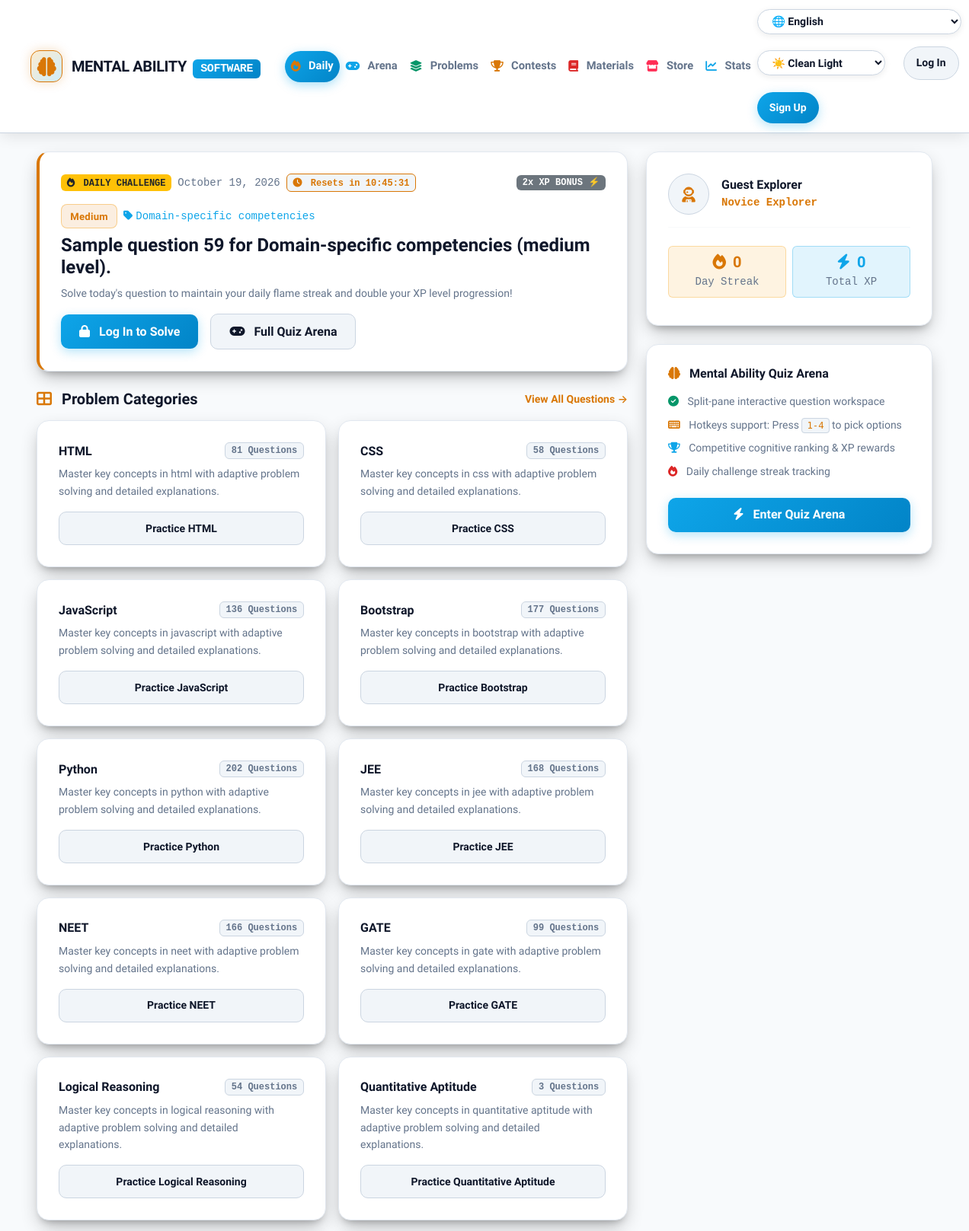
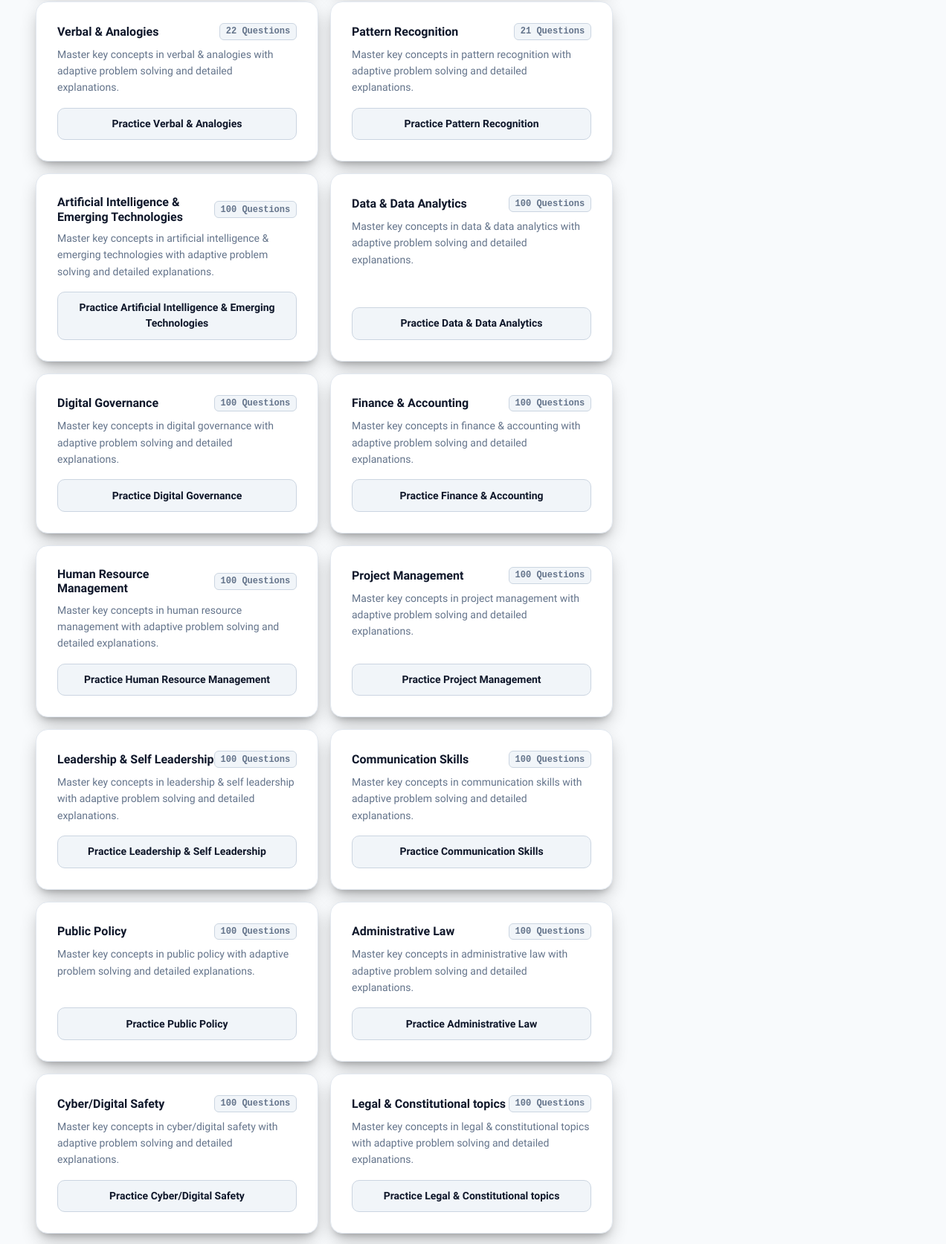
The page / (upper part) on the database its author committed (2 pictures, top to bottom).
### quiz/models.py (models this page shows, shortened)
class Question(models.Model):
    EASY = 'EASY'
    MEDIUM = 'MEDIUM'
    HARD = 'HARD'
    DIFFICULTY_CHOICES = [
        (EASY, 'Easy'),
        (MEDIUM, 'Medium'),
        (HARD, 'Hard'),
    ]
    text = models.CharField(max_length=255)
    subject = models.ForeignKey(Subject, null=True, blank=True, on_delete=models.SET_NULL, related_name='questions')
    difficulty = models.CharField(max_length=10, choices=DIFFICULTY_CHOICES, default=MEDIUM)
    explanation = models.TextField(blank=True, help_text="Detailed step-by-step logic solution")

class Subject(models.Model):
    name = models.CharField(max_length=100, unique=True)

### quiz/views.py (the view)
# urls.py: path('', views.index, name='index'),
def index(request):
    profile = get_or_create_user_profile(request.user) if request.user.is_authenticated else None
    daily_question = get_daily_challenge_question()
    subjects = Subject.objects.annotate(q_count=Count('questions'))
    total_questions = Question.objects.count()
    context = {
        'profile': profile,
        'daily_question': daily_question,
        'subjects': subjects,
        'total_questions': total_questions,
    }
    return render(request, 'home.html', context)

### quiz/views.py (called while the page is built)
def get_daily_challenge_question():
    today = timezone.now().date()
    day_seed = today.year * 10000 + today.timetuple().tm_yday
    questions = list(Question.objects.select_related('subject').all().order_by('id'))
    if not questions:
        return None
    return questions[day_seed % len(questions)]

### templates/home.html (shortened to what this page needs)
{% extends 'base.html' %}
{% load static %}
{% block content %}
<div class="row g-4">
  <div class="col-lg-8">
    <div class="lc-card position-relative overflow-hidden mb-4" style="background: var(--lc-surface); border-left: 4px solid var(--lc-amber);">
      <div class="d-flex justify-content-between align-items-center mb-3">
        <div class="d-flex align-items-center gap-2 flex-wrap">
          <span class="badge bg-warning text-dark font-monospace fw-bold"><i class="fas fa-fire me-1"></i> DAILY CHALLENGE</span>
          <span class="small font-monospace" style="color: var(--lc-text-muted);">{% now "F j, Y" %}</span>
          <span class="badge font-monospace" style="background-color: var(--lc-surface-hover); color: var(--lc-amber); border: 1px solid var(--lc-amber);" title="Auto-rotates to tomorrow's new challenge at midnight">
            <i class="fas fa-clock me-1"></i> Resets in <span id="dailyCountdown">--:--:--</span>
          </span>
        </div>
        <span class="badge bg-secondary font-monospace">2x XP BONUS ⚡</span>
      </div>
      {% if daily_question %}
        <div class="mb-3">
          <div class="d-flex align-items-center gap-2 mb-2">
            <span class="{% if daily_question.difficulty == 'EASY' %}badge-easy{% elif daily_question.difficulty == 'HARD' %}badge-hard{% else %}badge-medium{% endif %}">
              {{ daily_question.get_difficulty_display }}
            </span>
            <span class="small font-monospace" style="color: var(--lc-blue);"><i class="fas fa-tag me-1"></i>{{ daily_question.subject.name|default:"General Aptitude" }}</span>
          </div>
          <h4 class="fw-bold mb-2" style="color: var(--lc-text);">{{ daily_question.text }}</h4>
          <p class="small" style="color: var(--lc-text-muted);">Solve today's question to maintain your daily flame streak and double your XP level progression!</p>
        </div>
      {% else %}
        <h4 class="fw-bold mb-2" style="color: var(--lc-text);">Daily Aptitude Challenge</h4>
        <p style="color: var(--lc-text-muted);">Test your logical speed with today's curated mental ability puzzle.</p>
      {% endif %}
      <div class="d-flex align-items-center gap-3">
        {% if user.is_authenticated %}
          <a href="{% url 'quiz:daily_challenge' %}" class="btn btn-lc-primary">
            <i class="fas fa-play me-2"></i> Solve Challenge Now
          </a>
        {% else %}
          <a href="{% url 'login' %}" class="btn btn-lc-primary">
            <i class="fas fa-lock me-2"></i> Log In to Solve
          </a>
        {% endif %}
        <a href="{% url 'quiz:test_session' %}" class="btn btn-lc-secondary">
          <i class="fas fa-gamepad me-2"></i> Full Quiz Arena
        </a>
      </div>
    </div>
    <div class="d-flex justify-content-between align-items-center mb-3">
      <h5 class="fw-bold mb-0" style="color: var(--lc-text);"><i class="fas fa-th-large me-2" style="color: var(--lc-amber);"></i> Problem Categories</h5>
      <a href="{% url 'quiz:revision' %}" class="small text-decoration-none fw-semibold" style="color: var(--lc-amber);">View All Questions &rarr;</a>
    </div>
    <div class="row g-3">
      {% for subject in subjects %}
        <div class="col-md-6">
          <div class="lc-card h-100 d-flex flex-column justify-content-between">
            <div>
              <div class="d-flex justify-content-between align-items-center mb-2">
                <h6 class="fw-bold mb-0" style="color: var(--lc-text);">{{ subject.name }}</h6>
                <span class="badge font-monospace" style="background-color: var(--lc-surface-hover); color: var(--lc-text-muted); border: 1px solid var(--lc-border-highlight);">{{ subject.q_count }} Questions</span>
              </div>
              <p class="small mb-3" style="color: var(--lc-text-muted);">Master key concepts in {{ subject.name|lower }} with adaptive problem solving and detailed explanations.</p>
            </div>
            <a href="{% url 'quiz:revision' %}?subject={{ subject.id }}" class="btn btn-lc-secondary btn-sm w-100">
              Practice {{ subject.name }}
            </a>
          </div>
        </div>
      {% empty %}
        <div class="col-12">
          <div class="lc-card text-center py-4">
            <p class="mb-0" style="color: var(--lc-text-muted);">No subject categories found.</p>
          </div>
        </div>
      {% endfor %}
    </div>
  </div>
  <div class="col-lg-4">
    <div class="lc-card mb-4">
      <div class="d-flex align-items-center gap-3 mb-3">
        <div class="rounded-circle p-3 style-user-icon" style="width: 54px; height: 54px; display: flex; align-items: center; justify-content: center; background-color: var(--lc-surface-hover); border: 1px solid var(--lc-border-highlight); color: var(--lc-amber);">
          <i class="fas fa-user-astronaut fa-lg"></i>
        </div>
        <div>
          <h6 class="fw-bold mb-0" style="color: var(--lc-text);">{{ user.username|default:"Guest Explorer" }}</h6>
          <small class="font-monospace fw-bold" style="color: var(--lc-amber);">{{ profile.rank_title|default:"Novice Explorer" }}</small>
        </div>
      </div>
      <hr style="border-color: var(--lc-border);">
      <div class="row text-center g-2 my-2">
        <div class="col-6">
          <div class="p-2 rounded" style="background: rgba(245, 158, 11, 0.12); border: 1px solid rgba(245, 158, 11, 0.3);">
            <div class="h5 fw-bold mb-0" style="color: var(--lc-amber);"><i class="fas fa-fire me-1"></i> {{ profile.streak_count|default:0 }}</div>
            <small class="font-monospace" style="color: var(--lc-text-muted);">Day Streak</small>
          </div>
        </div>
        <div class="col-6">
          <div class="p-2 rounded" style="background: rgba(14, 165, 233, 0.12); border: 1px solid rgba(14, 165, 233, 0.3);">
            <div class="h5 fw-bold mb-0" style="color: var(--lc-blue);"><i class="fas fa-bolt me-1"></i> {{ profile.total_xp|default:0 }}</div>
            <small class="font-monospace" style="color: var(--lc-text-muted);">Total XP</small>
          </div>
        </div>
      </div>
    </div>
    <div class="lc-card">
      <h6 class="fw-bold mb-3" style="color: var(--lc-text);"><i class="fas fa-brain me-2" style="color: var(--lc-amber);"></i> Mental Ability Quiz Arena</h6>
      <ul class="list-unstyled small mb-4" style="color: var(--lc-text-muted);">
        <li class="mb-2"><i class="fas fa-check-circle me-2" style="color: var(--lc-easy);"></i> Split-pane interactive question workspace</li>
        <li class="mb-2"><i class="fas fa-keyboard me-2" style="color: var(--lc-amber);"></i> Hotkeys support: Press <code>1-4</code> to pick options</li>
        <li class="mb-2"><i class="fas fa-trophy me-2" style="color: var(--lc-blue);"></i> Competitive cognitive ranking & XP rewards</li>
        <li class="mb-2"><i class="fas fa-fire me-2" style="color: var(--lc-hard);"></i> Daily challenge streak tracking</li>
      </ul>
      <a href="{% url 'quiz:test_session' %}" class="btn btn-lc-primary w-100">
        <i class="fas fa-bolt me-2"></i> Enter Quiz Arena
      </a>
    </div>
  </div>
</div>
{% endblock %}

### static/css/global.css (style rules this page uses)
:root, [data-theme="clean-light"] { --lc-bg: #f8fafc; --lc-surface: #ffffff; --lc-surface-hover: #f1f5f9; --lc-border: #e2e8f0; --lc-border-highlight: #cbd5e1; --lc-text: #0f172a; --lc-text-muted: #64748b; --lc-amber: #d97706; --lc-amber-glow: rgba(217, 119, 6, 0.25); --lc-easy: #059669; --lc-easy-bg: rgba(5, 150, 105, 0.12); --lc-medium: #d97706; --lc-medium-bg: rgba(217, 119, 6, 0.12); --lc-hard: #dc2626; --lc-hard-bg: rgba(220, 38, 38, 0.12); --lc-blue: #0ea5e9; --lc-nav-bg: rgba(255, 255, 255, 0.95); }
body { top: 0px !important; position: static !important; }
body { font-family: 'Plus Jakarta Sans', system-ui, -apple-system, sans-serif; background-color: var(--lc-bg); color: var(--lc-text); line-height: 1.6; min-height: 100vh; }
.lc-card { background-color: var(--lc-surface); border: 1px solid var(--lc-border); border-radius: 16px; padding: 1.75rem; box-shadow: 0 10px 25px -5px rgba(0, 0, 0, 0.3), 0 8px 10px -6px rgba(0, 0, 0, 0.2); transition: transform 0.25 ease, border-color 0.25s ease, box-shadow 0.25s ease; }
.badge-medium { background-color: var(--lc-medium-bg); color: var(--lc-amber); border: 1px solid rgba(245, 158, 11, 0.4); font-weight: 700; padding: 0.3rem 0.7rem; border-radius: 8px; font-size: 0.82rem; letter-spacing: 0.02em; }
.btn-lc-primary { background: linear-gradient(135deg, var(--lc-blue), #0284c7); color: #ffffff; font-weight: 700; border: none; border-radius: 10px; padding: 0.65rem 1.5rem; transition: all 0.2s ease; box-shadow: 0 4px 14px rgba(14, 165, 233, 0.3); }
.btn-lc-secondary { background-color: var(--lc-surface-hover); color: var(--lc-text); border: 1px solid var(--lc-border-highlight); font-weight: 600; border-radius: 10px; padding: 0.65rem 1.5rem; transition: all 0.2s ease; }
code { background-color: var(--lc-surface-hover) !important; color: var(--lc-amber) !important; border: 1px solid var(--lc-border-highlight) !important; border-radius: 4px; padding: 2px 6px; font-family: 'Fira Code', monospace; }

### rows shown on the page
Question: difficulty "Medium", subject.name "Domain-specific competencies", text "Sample question 59 for Domain-specific competencies (medium level)."
Subject: name "HTML", q_count "81", name "html"
Subject: name "CSS", q_count "58", name "css"
Subject: name "JavaScript", q_count "136", name "javascript"
Subject: name "Bootstrap", q_count "177", name "bootstrap"
Subject: name "Python", q_count "202", name "python"
Subject: name "JEE", q_count "168", name "jee"
Subject: name "NEET", q_count "166", name "neet"
Subject: name "GATE", q_count "99", name "gate"
Subject: name "Logical Reasoning", q_count "54", name "logical reasoning"
Subject: name "Quantitative Aptitude", q_count "3", name "quantitative aptitude"
Subject: name "Verbal & Analogies", q_count "22", name "verbal & analogies"
Subject: name "Pattern Recognition", q_count "21", name "pattern recognition"
Subject: name "Artificial Intelligence & Emerging Technologies", q_count "100", name "artificial intelligence & emerging technologies"
Subject: name "Data & Data Analytics", q_count "100", name "data & data analytics"
Subject: name "Digital Governance", q_count "100", name "digital governance"
Subject: name "Finance & Accounting", q_count "100", name "finance & accounting"
Subject: name "Human Resource Management", q_count "100", name "human resource management"
Subject: name "Project Management", q_count "100", name "project management"
Subject: name "Leadership & Self Leadership", q_count "100", name "leadership & self leadership"
Subject: name "Communication Skills", q_count "100", name "communication skills"
Subject: name "Public Policy", q_count "100", name "public policy"
Subject: name "Administrative Law", q_count "100", name "administrative law"
Subject: name "Cyber/Digital Safety", q_count "100", name "cyber/digital safety"
Subject: name "Legal & Constitutional topics", q_count "100", name "legal & constitutional topics"

### other values the page prints
{{ user.username|default:"Guest Explorer" }} "Guest Explorer"
{{ profile.rank_title|default:"Novice Explorer" }} "Novice Explorer"
{{ profile.streak_count|default:0 }} "0"
{{ profile.total_xp|default:0 }} "0"
